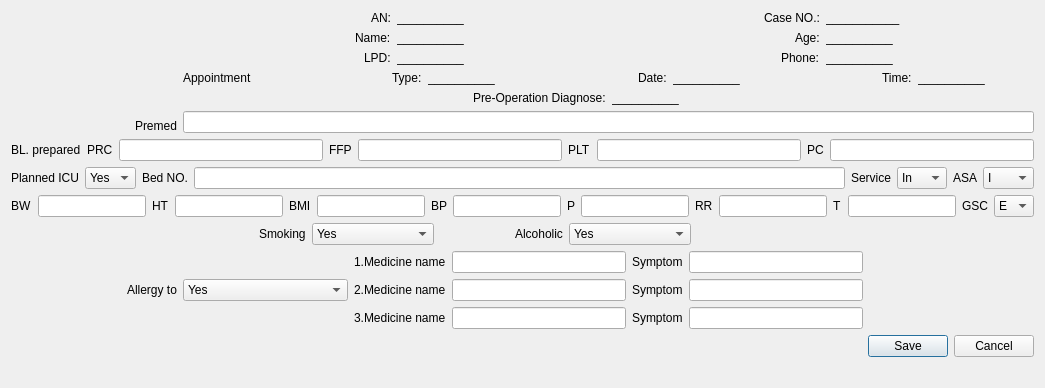
         <widget class="QWidget" name="Pre">
          <attribute name="title">
           <string>Pre</string>
          </attribute>
          <layout class="QGridLayout" name="gridLayout_6">
           <item row="0" column="0">
            <layout class="QGridLayout" name="gridLayout_5">
             <item row="16" column="4" colspan="2">
              <widget class="QDialogButtonBox" name="buttonBox_2">
               <property name="standardButtons">
                <set>QDialogButtonBox::Cancel|QDialogButtonBox::Save</set>
               </property>
              </widget>
             </item>
             <item row="13" column="1">
              <widget class="QComboBox" name="PrecomboBox_7">
               <item>
                <property name="text">
                 <string>Yes</string>
                </property>
               </item>
               <item>
                <property name="text">
                 <string>No</string>
                </property>
               </item>
              </widget>
             </item>
             <item row="13" column="0" alignment="Qt::AlignRight">
              <widget class="QLabel" name="label_69">
               <property name="text">
                <string>Allergy to</string>
               </property>
              </widget>
             </item>
             <item row="13" column="2" colspan="3">
              <layout class="QGridLayout" name="gridLayout_9">
               <item row="0" column="0">
                <widget class="QLabel" name="label_70">
                 <property name="text">
                  <string>1.Medicine name</string>
                 </property>
                </widget>
               </item>
               <item row="0" column="1">
                <widget class="QLineEdit" name="PreLineEdit_14"/>
               </item>
               <item row="0" column="2">
                <widget class="QLabel" name="label_71">
                 <property name="text">
                  <string>Symptom</string>
                 </property>
                </widget>
               </item>
               <item row="0" column="3">
                <widget class="QLineEdit" name="PreLineEdit_15"/>
               </item>
               <item row="1" column="1">
                <widget class="QLineEdit" name="PreLineEdit_16"/>
               </item>
               <item row="1" column="2">
                <widget class="QLabel" name="label_73">
                 <property name="text">
                  <string>Symptom</string>
                 </property>
                </widget>
               </item>
               <item row="1" column="3">
                <widget class="QLineEdit" name="PreLineEdit_17"/>
               </item>
               <item row="1" column="0">
                <widget class="QLabel" name="label_72">
                 <property name="text">
                  <string>2.Medicine name</string>
                 </property>
                </widget>
               </item>
               <item row="2" column="0">
                <widget class="QLabel" name="label_74">
                 <property name="text">
                  <string>3.Medicine name</string>
                 </property>
                </widget>
               </item>
               <item row="2" column="1">
                <widget class="QLineEdit" name="PreLineEdit_18"/>
               </item>
               <item row="2" column="2">
                <widget class="QLabel" name="label_75">
                 <property name="text">
                  <string>Symptom</string>
                 </property>
                </widget>
               </item>
               <item row="2" column="3">
                <widget class="QLineEdit" name="PreLineEdit_19"/>
               </item>
              </layout>
             </item>
             <item row="12" column="1" colspan="3">
              <layout class="QHBoxLayout" name="horizontalLayout_16">
               <item alignment="Qt::AlignRight">
                <widget class="QLabel" name="label_67">
                 <property name="text">
                  <string>Smoking</string>
                 </property>
                </widget>
               </item>
               <item>
                <widget class="QComboBox" name="PrecomboBox_5">
                 <item>
                  <property name="text">
                   <string>Yes</string>
                  </property>
                 </item>
                 <item>
                  <property name="text">
                   <string>No</string>
                  </property>
                 </item>
                </widget>
               </item>
               <item alignment="Qt::AlignRight">
                <widget class="QLabel" name="label_68">
                 <property name="text">
                  <string>Alcoholic</string>
                 </property>
                </widget>
               </item>
               <item>
                <widget class="QComboBox" name="PrecomboBox_6">
                 <item>
                  <property name="text">
                   <string>Yes</string>
                  </property>
                 </item>
                 <item>
                  <property name="text">
                   <string>No</string>
                  </property>
                 </item>
                </widget>
               </item>
              </layout>
             </item>
             <item row="7" column="0" colspan="6">
              <layout class="QHBoxLayout" name="horizontalLayout_11">
               <item>
                <widget class="QLabel" name="label_57">
                 <property name="text">
                  <string>Planned ICU</string>
                 </property>
                </widget>
               </item>
               <item>
                <widget class="QComboBox" name="PrecomboBox_1">
                 <item>
                  <property name="text">
                   <string>Yes</string>
                  </property>
                 </item>
                 <item>
                  <property name="text">
                   <string>No</string>
                  </property>
                 </item>
                </widget>
               </item>
               <item>
                <widget class="QLabel" name="label_59">
                 <property name="text">
                  <string>Bed NO.</string>
                 </property>
                </widget>
               </item>
               <item>
                <widget class="QLineEdit" name="PreLineEdit_6"/>
               </item>
               <item>
                <widget class="QLabel" name="label_58">
                 <property name="text">
                  <string>Service</string>
                 </property>
                </widget>
               </item>
               <item>
                <widget class="QComboBox" name="PrecomboBox_2">
                 <item>
                  <property name="text">
                   <string>In</string>
                  </property>
                 </item>
                 <item>
                  <property name="text">
                   <string>Out</string>
                  </property>
                 </item>
                </widget>
               </item>
               <item>
                <widget class="QLabel" name="label_60">
                 <property name="text">
                  <string>ASA</string>
                 </property>
                </widget>
               </item>
               <item>
                <widget class="QComboBox" name="PrecomboBox_3">
                 <item>
                  <property name="text">
                   <string>I</string>
                  </property>
                 </item>
                 <item>
                  <property name="text">
                   <string>II</string>
                  </property>
                 </item>
                 <item>
                  <property name="text">
                   <string>III</string>
                  </property>
                 </item>
                 <item>
                  <property name="text">
                   <string>IV</string>
                  </property>
                 </item>
                 <item>
                  <property name="text">
                   <string>V</string>
                  </property>
                 </item>
                 <item>
                  <property name="text">
                   <string>I E</string>
                  </property>
                 </item>
                 <item>
                  <property name="text">
                   <string>II E</string>
                  </property>
                 </item>
                 <item>
                  <property name="text">
                   <string>III E</string>
                  </property>
                 </item>
                 <item>
                  <property name="text">
                   <string>IV E</string>
                  </property>
                 </item>
                 <item>
                  <property name="text">
                   <string>V E</string>
                  </property>
                 </item>
                </widget>
               </item>
              </layout>
             </item>
             <item row="6" column="0" colspan="6">
              <layout class="QHBoxLayout" name="horizontalLayout_10">
               <item>
                <widget class="QLabel" name="label_56">
                 <property name="text">
                  <string>BL. prepared</string>
                 </property>
                </widget>
               </item>
               <item>
                <widget class="QLabel" name="label_79">
                 <property name="text">
                  <string>PRC</string>
                 </property>
                </widget>
               </item>
               <item>
                <widget class="QLineEdit" name="PreLineEdit_2"/>
               </item>
               <item>
                <widget class="QLabel" name="label_78">
                 <property name="text">
                  <string>FFP</string>
                 </property>
                </widget>
               </item>
               <item>
                <widget class="QLineEdit" name="PreLineEdit_3"/>
               </item>
               <item>
                <widget class="QLabel" name="label_76">
                 <property name="text">
                  <string>PLT</string>
                 </property>
                </widget>
               </item>
               <item>
                <widget class="QLineEdit" name="PreLineEdit_4"/>
               </item>
               <item>
                <widget class="QLabel" name="label_77">
                 <property name="text">
                  <string>PC</string>
                 </property>
                </widget>
               </item>
               <item>
                <widget class="QLineEdit" name="PreLineEdit_5"/>
               </item>
              </layout>
             </item>
             <item row="9" column="0" colspan="6">
              <layout class="QHBoxLayout" name="horizontalLayout_15">
               <item>
                <widget class="QLabel" name="label_61">
                 <property name="text">
                  <string>BW</string>
                 </property>
                </widget>
               </item>
               <item>
                <widget class="QLineEdit" name="PreLineEdit_7"/>
               </item>
               <item>
                <widget class="QLabel" name="label_62">
                 <property name="text">
                  <string>HT</string>
                 </property>
                </widget>
               </item>
               <item>
                <widget class="QLineEdit" name="PreLineEdit_8"/>
               </item>
               <item>
                <widget class="QLabel" name="label_33">
                 <property name="text">
                  <string>BMI</string>
                 </property>
                </widget>
               </item>
               <item>
                <widget class="QLineEdit" name="PreLineEdit_9"/>
               </item>
               <item>
                <widget class="QLabel" name="label_34">
                 <property name="text">
                  <string>BP</string>
                 </property>
                </widget>
               </item>
               <item>
                <widget class="QLineEdit" name="PreLineEdit_10"/>
               </item>
               <item>
                <widget class="QLabel" name="label_63">
                 <property name="text">
                  <string>P</string>
                 </property>
                </widget>
               </item>
               <item>
                <widget class="QLineEdit" name="PreLineEdit_11"/>
               </item>
               <item>
                <widget class="QLabel" name="label_64">
                 <property name="text">
                  <string>RR</string>
                 </property>
                </widget>
               </item>
               <item>
                <widget class="QLineEdit" name="PreLineEdit_12"/>
               </item>
               <item>
                <widget class="QLabel" name="label_65">
                 <property name="text">
                  <string>T</string>
                 </property>
                </widget>
               </item>
               <item>
                <widget class="QLineEdit" name="PreLineEdit_13"/>
               </item>
               <item>
                <widget class="QLabel" name="label_66">
                 <property name="text">
                  <string>GSC</string>
                 </property>
                </widget>
               </item>
               <item>
                <widget class="QComboBox" name="PrecomboBox_4">
                 <item>
                  <property name="text">
                   <string>E</string>
                  </property>
                 </item>
                 <item>
                  <property name="text">
                   <string>M</string>
                  </property>
                 </item>
                 <item>
                  <property name="text">
                   <string>V</string>
                  </property>
                 </item>
                </widget>
               </item>
              </layout>
             </item>
             <item row="5" column="1" colspan="5">
              <widget class="QLineEdit" name="PreLineEdit_1"/>
             </item>
             <item row="5" column="0" alignment="Qt::AlignRight|Qt::AlignBottom">
              <widget class="QLabel" name="label_55">
               <property name="text">
                <string>Premed</string>
               </property>
              </widget>
             </item>
             <item row="0" column="1" colspan="5">
              <layout class="QVBoxLayout" name="verticalLayout_3">
               <item>
                <layout class="QHBoxLayout" name="horizontalLayout_12">
                 <item alignment="Qt::AlignRight">
                  <widget class="QLabel" name="label_32">
                   <property name="text">
                    <string>AN:</string>
                   </property>
                  </widget>
                 </item>
                 <item>
                  <widget class="QLabel" name="label_36">
                   <property name="text">
                    <string>__________</string>
                   </property>
                  </widget>
                 </item>
                 <item alignment="Qt::AlignRight">
                  <widget class="QLabel" name="label_37">
                   <property name="text">
                    <string>Case NO.:</string>
                   </property>
                  </widget>
                 </item>
                 <item>
                  <widget class="QLabel" name="label_38">
                   <property name="text">
                    <string>___________</string>
                   </property>
                  </widget>
                 </item>
                </layout>
               </item>
               <item>
                <layout class="QHBoxLayout" name="horizontalLayout_14">
                 <item alignment="Qt::AlignRight">
                  <widget class="QLabel" name="label_31">
                   <property name="text">
                    <string>Name:</string>
                   </property>
                  </widget>
                 </item>
                 <item>
                  <widget class="QLabel" name="label_90">
                   <property name="text">
                    <string>__________</string>
                   </property>
                  </widget>
                 </item>
                 <item alignment="Qt::AlignRight">
                  <widget class="QLabel" name="label_49">
                   <property name="text">
                    <string>Age:</string>
                   </property>
                  </widget>
                 </item>
                 <item>
                  <widget class="QLabel" name="label_51">
                   <property name="text">
                    <string>__________</string>
                   </property>
                  </widget>
                 </item>
                </layout>
               </item>
               <item>
                <layout class="QHBoxLayout" name="horizontalLayout_7">
                 <item alignment="Qt::AlignRight">
                  <widget class="QLabel" name="label_35">
                   <property name="text">
                    <string>LPD:</string>
                   </property>
                  </widget>
                 </item>
                 <item>
                  <widget class="QLabel" name="label_50">
                   <property name="text">
                    <string>__________</string>
                   </property>
                  </widget>
                 </item>
                 <item alignment="Qt::AlignRight">
                  <widget class="QLabel" name="label_41">
                   <property name="text">
                    <string>Phone:</string>
                   </property>
                  </widget>
                 </item>
                 <item>
                  <widget class="QLabel" name="label_42">
                   <property name="text">
                    <string>__________</string>
                   </property>
                  </widget>
                 </item>
                </layout>
               </item>
               <item>
                <layout class="QHBoxLayout" name="horizontalLayout_13">
                 <item>
                  <widget class="QLabel" name="label_40">
                   <property name="text">
                    <string>Appointment</string>
                   </property>
                  </widget>
                 </item>
                 <item alignment="Qt::AlignRight">
                  <widget class="QLabel" name="label_43">
                   <property name="text">
                    <string>Type:</string>
                   </property>
                  </widget>
                 </item>
                 <item>
                  <widget class="QLabel" name="label_44">
                   <property name="text">
                    <string>__________</string>
                   </property>
                  </widget>
                 </item>
                 <item alignment="Qt::AlignRight">
                  <widget class="QLabel" name="label_45">
                   <property name="text">
                    <string>Date:</string>
                   </property>
                  </widget>
                 </item>
                 <item>
                  <widget class="QLabel" name="label_46">
                   <property name="text">
                    <string>__________</string>
                   </property>
                  </widget>
                 </item>
                 <item alignment="Qt::AlignRight">
                  <widget class="QLabel" name="label_47">
                   <property name="text">
                    <string>Time:</string>
                   </property>
                  </widget>
                 </item>
                 <item>
                  <widget class="QLabel" name="label_48">
                   <property name="text">
                    <string>__________</string>
                   </property>
                  </widget>
                 </item>
                </layout>
               </item>
               <item>
                <layout class="QHBoxLayout" name="horizontalLayout_17">
                 <item alignment="Qt::AlignRight">
                  <widget class="QLabel" name="label_52">
                   <property name="text">
                    <string>Pre-Operation Diagnose:</string>
                   </property>
                  </widget>
                 </item>
                 <item>
                  <widget class="QLabel" name="label_53">
                   <property name="text">
                    <string>__________</string>
                   </property>
                  </widget>
                 </item>
                </layout>
               </item>
              </layout>
             </item>
            </layout>
           </item>
           <item row="1" column="0">
            <widget class="QLabel" name="label_30">
             <property name="text">
              <string/>
             </property>
            </widget>
           </item>
          </layout>
         </widget>
